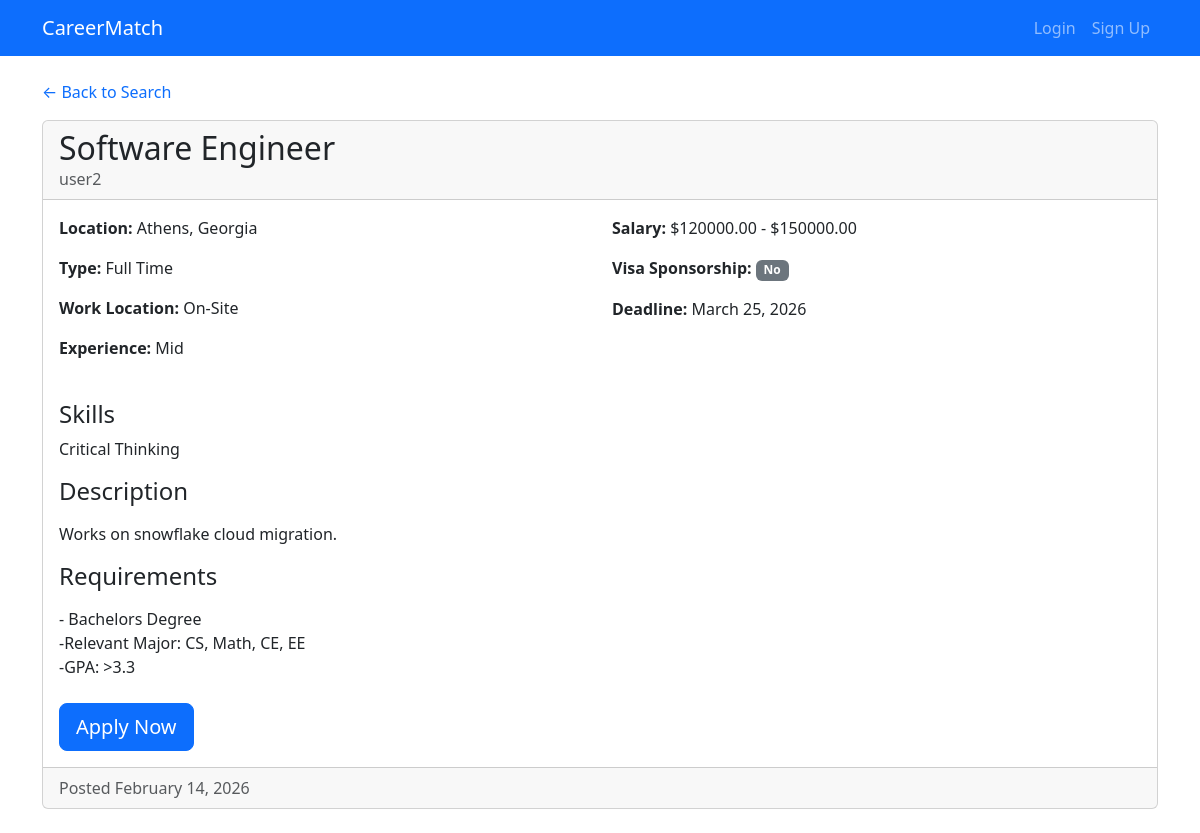
/seekers/jobs/2/, run on the app's committed database.
### recruiters/models.py (models this page shows, shortened)
class JobPosting(models.Model):
    JOB_TYPE_CHOICES = [
        ('full_time', 'Full Time'),
        ('part_time', 'Part Time'),
        ('contract', 'Contract'),
        ('internship', 'Internship'),
    ]
    EXPERIENCE_LEVEL_CHOICES = [
        ('entry', 'Entry'),
        ('mid', 'Mid'),
        ('senior', 'Senior'),
        ('executive', 'Executive'),
    ]
    WORK_LOCATION_CHOICES = [
        ('remote', 'Remote'),
        ('on_site', 'On-Site'),
        ('hybrid', 'Hybrid'),
    ]
    recruiter = models.ForeignKey(RecruiterProfile, on_delete=models.CASCADE, related_name='job_postings')
    title = models.CharField(max_length=255)
    description = models.TextField()
    requirements = models.TextField()
    skills = models.CharField(max_length=500, blank=True)
    location = models.CharField(max_length=255)
    job_type = models.CharField(max_length=20, choices=JOB_TYPE_CHOICES)
    experience_level = models.CharField(max_length=20, choices=EXPERIENCE_LEVEL_CHOICES)
    work_location = models.CharField(max_length=20, choices=WORK_LOCATION_CHOICES, default='on_site')
    salary_min = models.DecimalField(max_digits=10, decimal_places=2, null=True, blank=True)
    salary_max = models.DecimalField(max_digits=10, decimal_places=2, null=True, blank=True)
    latitude = models.FloatField(null=True, blank=True)
    longitude = models.FloatField(null=True, blank=True)
    visa_sponsorship = models.BooleanField(default=False)
    is_active = models.BooleanField(default=True)
    application_deadline = models.DateField(null=True, blank=True)
    created_at = models.DateTimeField(auto_now_add=True)
    updated_at = models.DateTimeField(auto_now=True)

class RecruiterProfile(models.Model):
    user = models.OneToOneField(User, on_delete=models.CASCADE, related_name='recruiter_profile')
    company_name = models.CharField(max_length=255)
    company_website = models.URLField(blank=True)
    company_description = models.TextField(blank=True)
    phone = models.CharField(max_length=20, blank=True)

### seekers/views.py (the view)
# urls.py: path('jobs/<int:pk>/', views.job_detail, name='job_detail'),
def job_detail(request, pk):
    job = get_object_or_404(JobPosting, pk=pk, is_active=True)
    map_html = None
    if job.latitude and job.longitude:
        m = folium.Map(location=[job.latitude, job.longitude], zoom_start=13)
        folium.Marker(
            [job.latitude, job.longitude],
            popup=f"<strong>{job.title}</strong><br>{job.recruiter.company_name}<br>{job.location}",
            icon=folium.Icon(color='blue', icon='briefcase', prefix='fa'),
        ).add_to(m)
        map_html = m._repr_html_()
    return render(request, 'seekers/job_detail.html', {'job': job, 'map': map_html})

### careermatch/context_processors.py (called while the page is built)
def user_role(request):
    is_recruiter = False
    is_seeker = False
    if request.user.is_authenticated:
        from recruiters.models import RecruiterProfile
        from seekers.models import SeekerProfile
        is_recruiter = RecruiterProfile.objects.filter(user=request.user).exists()
        is_seeker = SeekerProfile.objects.filter(user=request.user).exists()
    return {
        'is_recruiter': is_recruiter,
        'is_seeker': is_seeker,
    }

### seekers/templates/seekers/job_detail.html (shortened to what this page needs)
{% extends 'seekers/base_seekers.html' %}
{% block content %}
<div class="mb-3">
    <a href="{% url 'seekers:job_search' %}" class="text-decoration-none">&larr; Back to Search</a>
</div>
<div class="card">
    <div class="card-header">
        <h2 class="mb-0">{{ job.title }}</h2>
        <p class="text-muted mb-0">{{ job.recruiter.company_name }}</p>
    </div>
    <div class="card-body">
        <div class="row mb-4">
            <div class="col-md-6">
                <p><strong>Location:</strong> {{ job.location }}</p>
                <p><strong>Type:</strong> {{ job.get_job_type_display }}</p>
                <p><strong>Work Location:</strong> {{ job.get_work_location_display }}</p>
                <p><strong>Experience:</strong> {{ job.get_experience_level_display }}</p>
            </div>
            <div class="col-md-6">
                {% if job.salary_min or job.salary_max %}
                    <p><strong>Salary:</strong>
                        {% if job.salary_min %}${{ job.salary_min }}{% endif %}
                        {% if job.salary_min and job.salary_max %} - {% endif %}
                        {% if job.salary_max %}${{ job.salary_max }}{% endif %}
                    </p>
                {% endif %}
                <p><strong>Visa Sponsorship:</strong>
                    {% if job.visa_sponsorship %}
                        <span class="badge bg-success">Yes</span>
                    {% else %}
                        <span class="badge bg-secondary">No</span>
                    {% endif %}
                </p>
                {% if job.application_deadline %}
                    <p><strong>Deadline:</strong> {{ job.application_deadline }}</p>
                {% endif %}
            </div>
        </div>
        {% if job.skills %}
            <h4>Skills</h4>
            <p>{{ job.skills }}</p>
        {% endif %}
        <h4>Description</h4>
        <p>{{ job.description|linebreaks }}</p>
        <h4>Requirements</h4>
        <p>{{ job.requirements|linebreaks }}</p>
        <div class="mt-4">
            <a href="{% url 'seekers:job_apply' job.pk %}" class="btn btn-primary btn-lg">Apply Now</a>
        </div>
    </div>
    <div class="card-footer text-muted">
        Posted {{ job.created_at|date:"F j, Y" }}
    </div>
</div>
{% endblock %}

### data on the page
JobPosting: title "Software Engineer", recruiter.company_name "user2", location "Athens, Georgia", job_type "Full Time", work_location "On-Site", experience_level "Mid", salary_min "120000.00", salary_max "150000.00", application_deadline "March 25, 2026", skills "Critical Thinking", description "Works on snowflake cloud migration.", requirements "- Bachelors Degree -Relevant Major: CS, Math, CE, EE -GPA: >3.3", created_at "February 14, 2026"
